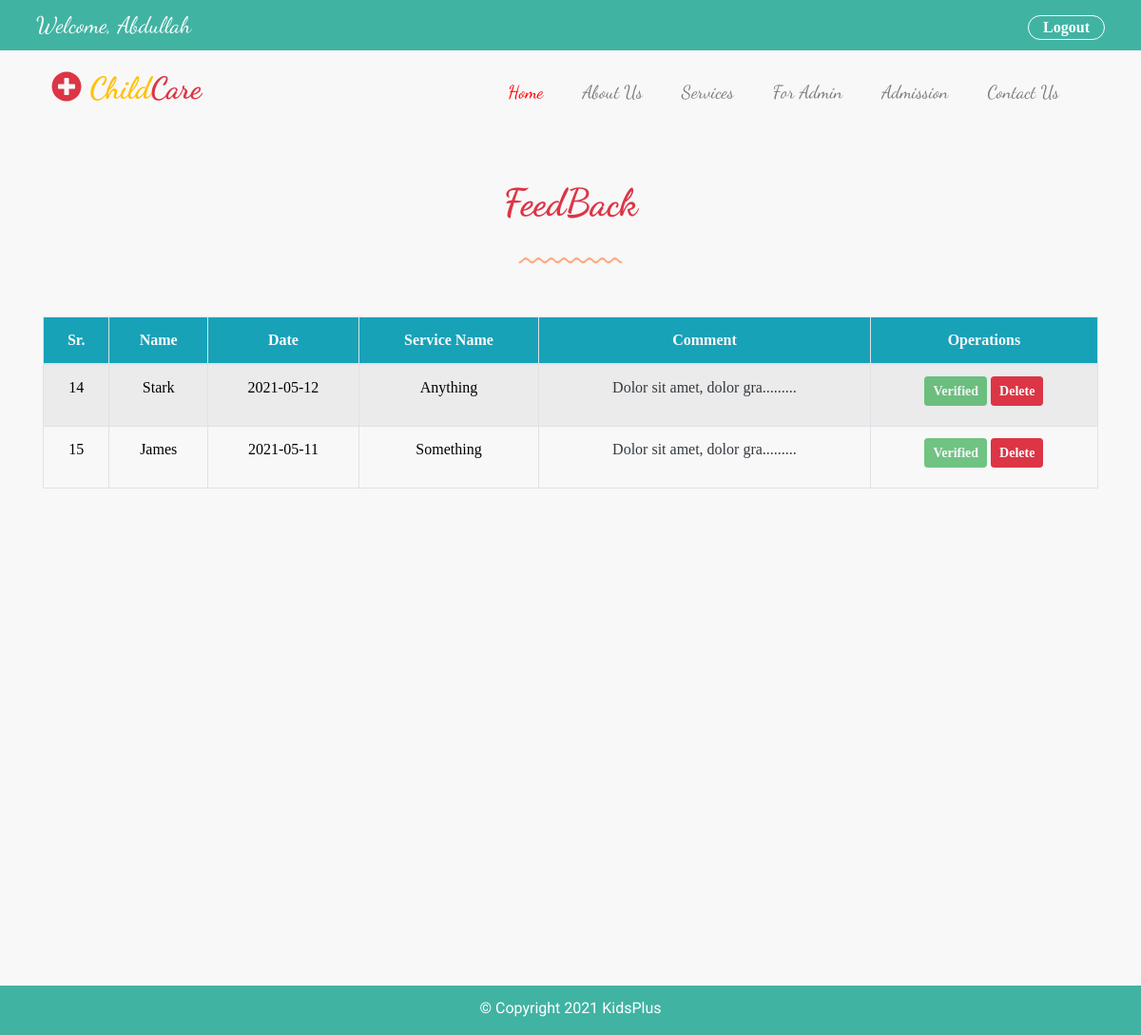
/admin/feedback.php (signed in), run on the app's committed database.
### tables this page shows
CREATE TABLE `feedback` (
  `id` int(16) NOT NULL,
  `name` varchar(255) NOT NULL,
  `service` varchar(255) NOT NULL,
  `date` varchar(255) NOT NULL,
  `feedback` varchar(255) NOT NULL,
  `verified` tinyint(4) NOT NULL
);

### admin/feedback.php (the view, shortened to what this page needs)
<?php
require '../database/connection.php';
?>
<!DOCTYPE html>
<html lang="en">
<head>
    <link rel="stylesheet" href="https://maxcdn.bootstrapcdn.com/bootstrap/4.0.0/css/bootstrap.min.css">
    <link type="text/css" rel="stylesheet" href="../assets/css/style.css">
    <link type="text/css" rel="stylesheet" href="../assets/css/media.css">
    <link type="text/css" rel="stylesheet" href="../assets/css/fontawesome.css">
</head>
<body>
<?php
require 'header.php';
?>
<section class="container admin-section mt-5 mb-5" >
    <div class="row heading-row mb-5">
        <div class="col-sm-12 col-md-12 col-lg-12 text-center">
            <h1 class="text-danger font-weight-bold">FeedBack</h1>
            <div class="mt-4">
                <img src="../assets/images/line-dec-2.png" alt="">
            </div>
        </div>
    </div>
    <div class="row table-row">
        <div class="col-sm-12 col-md12 col-lg-12 program-table ">
            <table class="table table-striped table-hover table-bordered table-responsive-md">
                <thead class="bg-info text-center text-light">
                <tr>
                    <th>Sr.</th>
                    <th>Name</th>
                    <th>Date</th>
                    <th>Service Name</th>
                    <th>Comment</th>
                    <th >Operations</th>
                </tr>
                </thead>
                <tbody class="text-center ">
                <?php
                    $query = "SELECT * FROM feedback";
                    $execute_query = mysqli_query($connection, $query);
                    if(mysqli_num_rows($execute_query) > 0){
                         while($row = mysqli_fetch_assoc($execute_query)){
                            $id = $row['id'];
                ?>
                <tr>
                    <td><?php echo $id;?></td>
                    <td><?php echo $row['name'];?></td>
                    <td><?php echo $row['date'];?></td>
                    <td><?php echo $row['service'];?></td>
                    <td><p class="text-dark"><?php echo chunk_split(substr($row['feedback'], 0, 25), strlen($row['feedback']), ".........");?></p></td>
                    <td>
                        <?php if($row['verified'] == 0){?>
                        <a href="feedback_verification.php?id=<?php echo $id;?>" class="btn btn-success text-light btn-sm font-weight-bold">Verify</a>
                        <?php }else{?>
                            <a href="#" class="btn btn-success text-light btn-sm font-weight-bold disabled " >Verified</a>
                        <?php
                        }?>
                        <a href="feedback.php?id=<?php echo $id;?>" class="btn btn-danger text-light btn-sm font-weight-bold">Delete</a>
                    </td>
                </tr>
                <?php
                     }
                    }
                ?>
                </tbody>
            </table>
        </div>
    </div>
</section>
<?php
require 'footer.php';
?>
</body>
</html>

### assets/css/style.css (style rules this page uses)
:root { --body-background : #f8f8f8; --header-background: #41b3a3; --white: #fff; --black:#000; --blue : #005cbf; --red : #ff0004; --orange:#fd7e14; --sky:#17a2b8; --aqua:#41b3a3; --tomato:#FF6347; --tan:#D7B98C; --yellow:#FFFF00; --warning: #ffc107; --darkgray:#999999; --smoke:#E8E8E8; }
body { background-color: var(--body-background); position: relative; margin: 0px; padding: 0px; box-sizing: border-box; font-family: 'Roboto', sans-serif !important; }
section h1, h2, h3, h4, a, span { font-family: 'Dancing Script', cursive; }
section a { font-size: 1.2em; }
.room-item h1, p, a { color: var(--white); }
table tr th, table tr td a { font-family: "Times New Roman"; }
table tr td { color:var(--black); font-family: "Times New Roman"; }
.public-section, .admin-section { min-height: 100vh; }

### data on the page
feedback: id "14", name "Stark", date "2021-05-12", service "Anything", feedback "Dolor sit amet, dolor gra.........", verified "Verified"
feedback: id "15", name "James", date "2021-05-11", service "Something", feedback "Dolor sit amet, dolor gra.........", verified "Verified"
